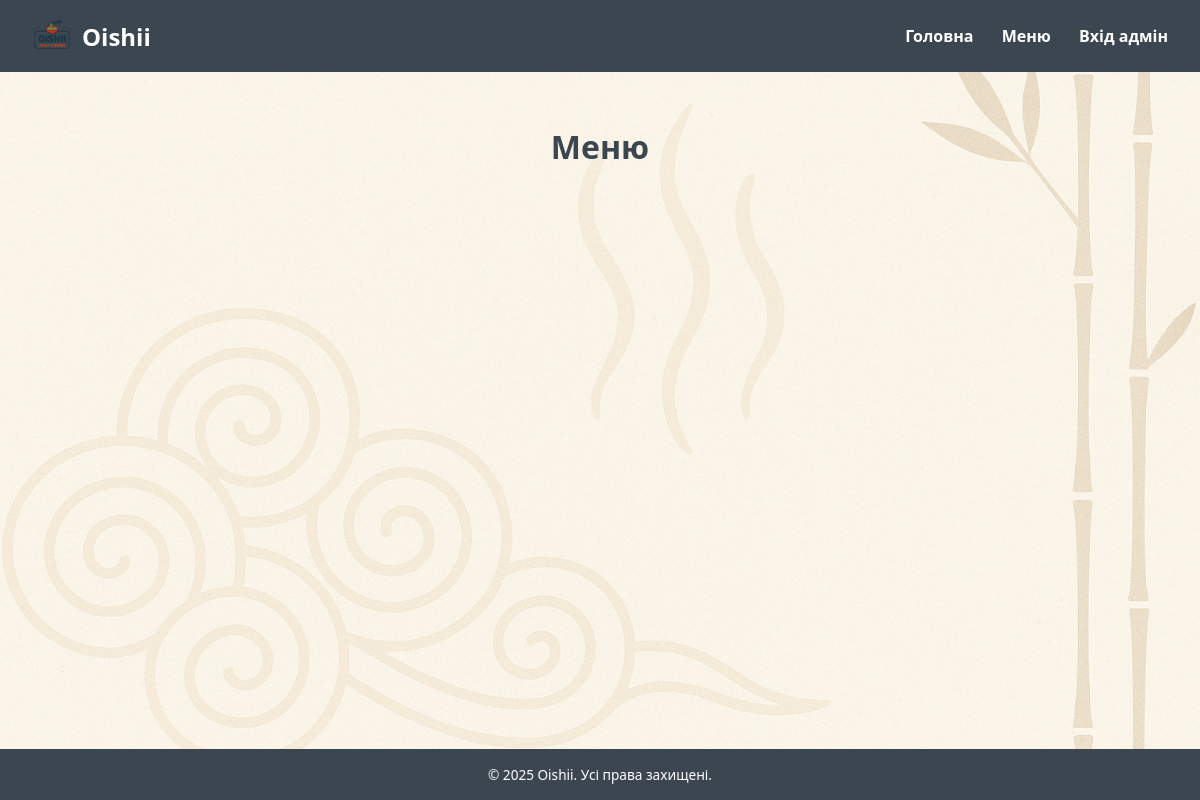
The app's page /menu/, older data.
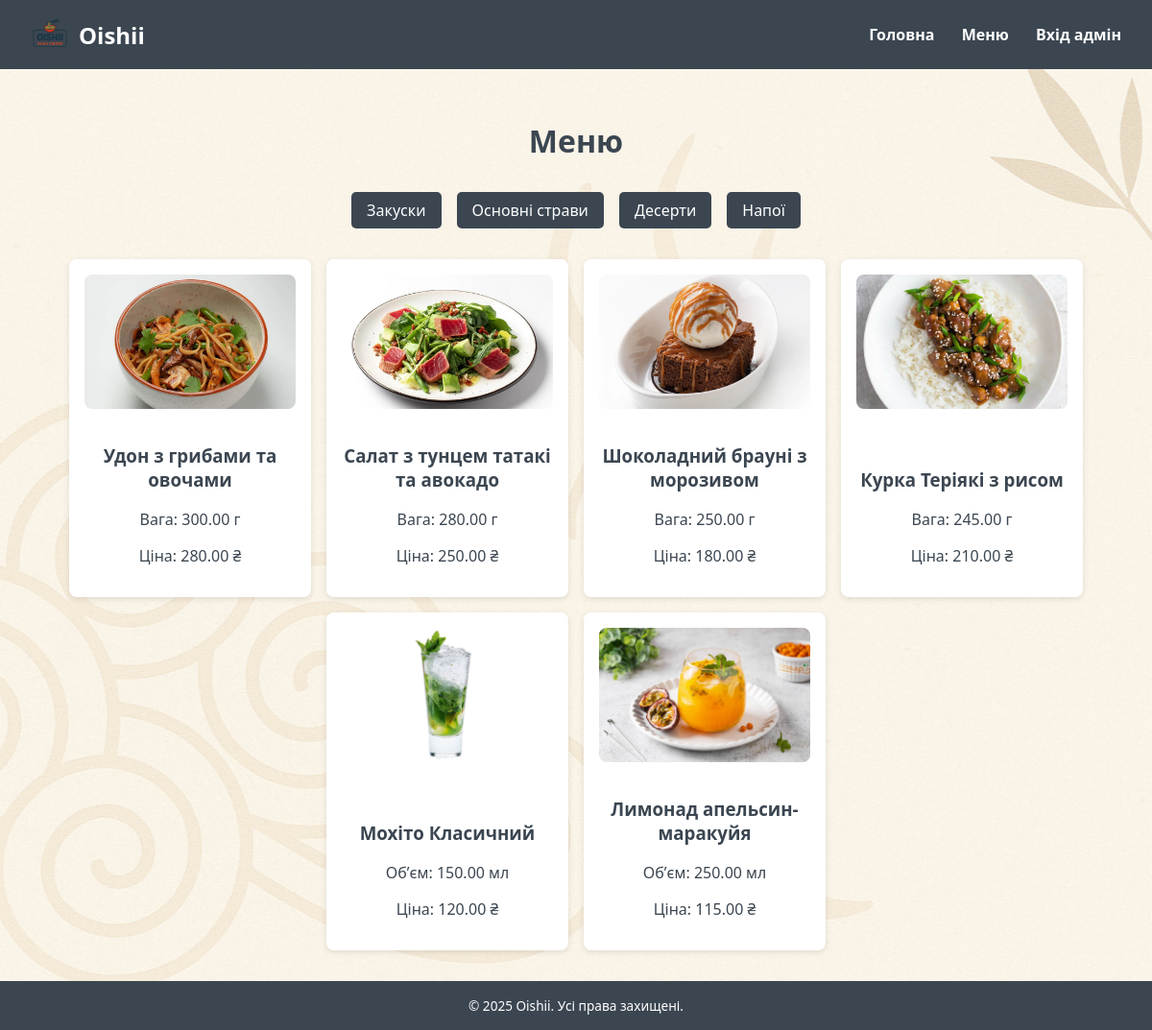
The same page, newer data.
### Restaurant/models/category.py (models this page shows, shortened)
class Category(models.Model):
    slug = models.SlugField(unique=True)
    name = models.CharField(max_length=100, unique=True)
    is_visible = models.BooleanField(default=True)
    sort = models.PositiveIntegerField(default=0)
    created_at = models.DateTimeField(auto_now_add=True)
    updated_at = models.DateTimeField(auto_now=True)
    class Meta:
        ordering = ['sort']
        db_table = 'category'

### Restaurant/models/dish.py (models this page shows, shortened)
class Dish(models.Model):
    name = models.CharField(max_length=100, unique=True)
    slug = models.SlugField(unique=True)
    price = models.DecimalField(max_digits=10, decimal_places=2)
    is_visible = models.BooleanField(default=True)
    description = models.TextField(blank=True, null=True)
    weight = models.DecimalField(max_digits=6, decimal_places=2)
    ingredients = models.TextField()
    photo = models.ImageField(upload_to='dishes/')
    category = models.ForeignKey(Category, on_delete=models.CASCADE)
    sort = models.PositiveIntegerField(default=0)
    is_vegetarian = models.BooleanField(default=False)
    is_spicy = models.BooleanField(default=False)
    cuisine_type = models.CharField(max_length=50, default='Азіатська')
    created_at = models.DateTimeField(auto_now_add=True)
    updated_at = models.DateTimeField(auto_now=True)
    class Meta:
        ordering = ['sort']
        db_table = 'dish'

### Restaurant/models/beverage.py (models this page shows, shortened)
class Beverage(models.Model):
    name = models.CharField(max_length=100, unique=True)
    slug = models.SlugField(unique=True)
    price = models.DecimalField(max_digits=10, decimal_places=2)
    is_visible = models.BooleanField(default=True)
    description = models.TextField(blank=True, null=True)
    volume = models.DecimalField(max_digits=6, decimal_places=2)
    is_alcoholic = models.BooleanField(default=False)
    ingredients = models.TextField(blank=True, null=True)
    photo = models.ImageField(upload_to='beverages/')
    category = models.ForeignKey(Category, on_delete=models.CASCADE)
    sort = models.PositiveIntegerField(default=0)
    created_at = models.DateTimeField(auto_now_add=True)
    updated_at = models.DateTimeField(auto_now=True)
    class Meta:
        ordering = ['sort']
        db_table = 'beverage'

### Restaurant/views/menu_view.py (the view)
# urls.py: path('menu/', menu_view, name='menu'),
def menu_view(request, category_slug=None):
    categories = Category.objects.filter(is_visible=True).order_by('sort')
    if category_slug:
        selected_category = get_object_or_404(Category, slug=category_slug)
        dishes = Dish.objects.filter(is_visible=True, category=selected_category).order_by('sort')
        beverages = Beverage.objects.filter(is_visible=True, category=selected_category).order_by('sort')
    else:
        selected_category = None
        dishes = Dish.objects.filter(is_visible=True).order_by('sort')
        beverages = Beverage.objects.filter(is_visible=True).order_by('sort')
    context = {
        'categories': categories,
        'selected_category': selected_category,
        'dishes': dishes,
        'beverages': beverages
    }
    return render(request, 'menu.html', context)

### templates/menu.html (shortened to what this page needs)
{% extends 'base.html' %}
{% load static %}
{% block content %}
<div style="padding: 2rem;">
  <h1 class="menu-title">Меню</h1>
  <div class="category-buttons">
    {% for cat in categories %}
      <a href="{% url 'menu_by_category' cat.slug %}"
         class="category-button {% if selected_category and cat.id == selected_category.id %}active{% endif %}">
        {{ cat.name }}
      </a>
    {% endfor %}
  </div>
  <div class="card-container">
    {% for dish in dishes %}
      <a href="{% url 'dish_detail' dish.slug %}" class="card">
        <img src="{{ dish.photo.url }}" alt="{{ dish.name }}">
        <div>
          <h3>{{ dish.name }}</h3>
          <p>Вага: {{ dish.weight }} г</p>
          <p>Ціна: {{ dish.price }} ₴</p>
        </div>
      </a>
    {% endfor %}
    {% for beverage in beverages %}
      <a href="{% url 'beverage_detail' beverage.slug %}" class="card">
        <img src="{{ beverage.photo.url }}" alt="{{ beverage.name }}">
        <div>
          <h3>{{ beverage.name }}</h3>
          <p>Обʼєм: {{ beverage.volume }} мл</p>
          <p>Ціна: {{ beverage.price }} ₴</p>
        </div>
      </a>
    {% endfor %}
  </div>
</div>
{% endblock %}

### templates/base.html (shortened to what this page needs)
<!DOCTYPE html>
<html lang="uk">
<head>
  {% load static %}
  <link rel="stylesheet" href="https://cdnjs.cloudflare.com/ajax/libs/font-awesome/6.4.0/css/all.min.css">
</head>
<body>
  <nav>
    <div style="display: flex; align-items: center;">
      <img src="{% static 'logo.png' %}" alt="Oishii Logo" class="logo">
      <strong>Oishii</strong>
    </div>
    <div class="menu">
      <a href="{% url 'home' %}">Головна</a>
      <a href="{% url 'menu' %}">Меню</a>
        <a href="{% url 'admin:login' %}">Вхід адмін</a>
    </div>
  </nav>
  <main>
    {% block content %}{% endblock %}
  </main>
  <footer>
    © 2025 Oishii. Усі права захищені.
  </footer>
</body>
</html>

Row changes from the older to the newer data that the page shows:
added Category: name "Закуски"
added Category: name "Основні страви"
added Category: name "Десерти"
added Category: name "Напої"
added Dish: photo (picture), name "Удон з грибами та овочами", weight "300.00", price "280.00"
added Dish: photo (picture), name "Салат з тунцем татакі та авокадо", weight "280.00", price "250.00"
added Dish: photo (picture), name "Шоколадний брауні з морозивом", weight "250.00", price "180.00"
added Dish: photo (picture), name "Курка Теріякі з рисом", weight "245.00", price "210.00"
added Beverage: photo (picture), name "Мохіто Класичний", volume "150.00", price "120.00"
added Beverage: photo (picture), name "Лимонад апельсин-маракуйя", volume "250.00", price "115.00"
